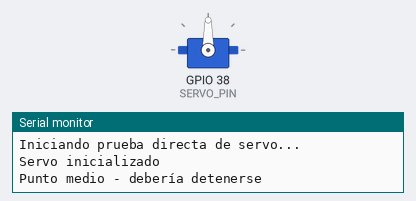
A sketch run on a simulated ESP32-S3. Shown: servo, the last lines printed to the serial monitor.

Above: at 0.05 s.
At 6.0 s:
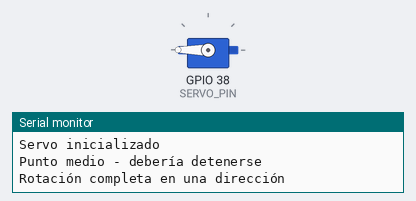
At 12.0 s:
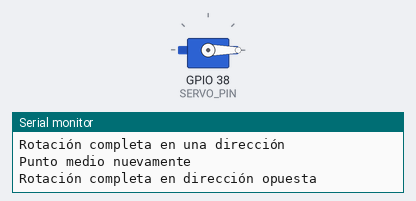
Timing chart, 0 to 15.6 s (numbered marks = the images above):
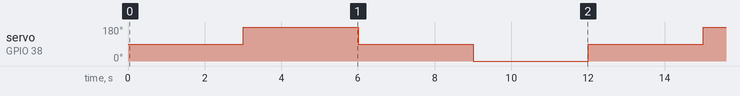

Measured:
- by itself, servo on GPIO 38 (SERVO_PIN): repeats every 12.0 s: 90° 3.0 s, 0° 3.0 s, 90° 3.0 s, 180° 3.0 s

The sketch:

Servo_encoder_pruebas_ESP32S3.ino
```cpp
#include <ESP32Servo.h>

// Pin donde conectaremos el servo (puede ser cualquier pin GPIO)
#define SERVO_PIN 38  // Puedes cambiar este pin

Servo myservo;

void setup() {
  Serial.begin(115200);
  Serial.println("Iniciando prueba directa de servo...");

  // Permitir asignación de timer para el canal PWM
  ESP32PWM::allocateTimer(0);

  // Configurar el servo
  myservo.setPeriodHertz(50);  // PWM a 50Hz
  myservo.attach(SERVO_PIN);   // Adjuntar el servo al pin

  Serial.println("Servo inicializado");
}

void loop() {
  Serial.println("Punto medio - debería detenerse");
  myservo.write(90);  // Posición central
  delay(3000);

  Serial.println("Rotación completa en una dirección");
  myservo.write(180); // Máximo en una dirección
  delay(3000);

  Serial.println("Punto medio nuevamente");
  myservo.write(90);  // Regreso al centro
  delay(3000);

  Serial.println("Rotación completa en dirección opuesta");
  myservo.write(0);   // Máximo en la otra dirección
  delay(3000);
}
```
